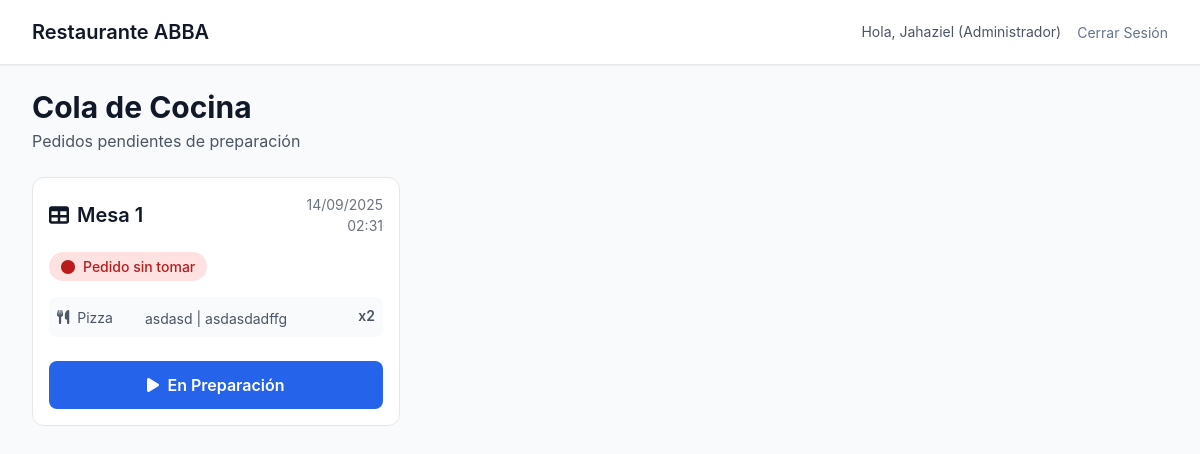
Before: /home/kitchen-queue/ (signed in) with the older database file.
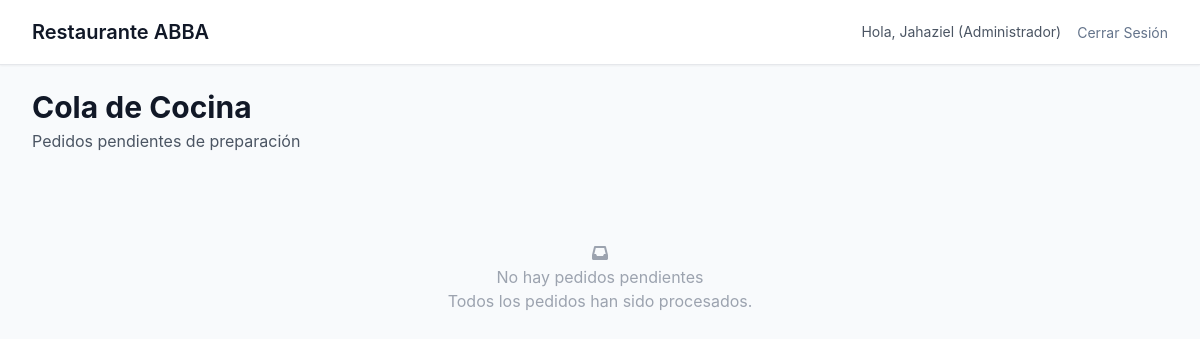
After: the same page with the newer database file.
### restaurant/models.py (models this page shows, shortened)
class Order(models.Model):
    table = models.ForeignKey(Table, verbose_name="Mesa", on_delete=models.CASCADE)
    waiter = models.ForeignKey(User, verbose_name="Garzón", on_delete=models.CASCADE)
    created_at = models.DateTimeField("Fecha y Hora", default=timezone.now, db_index=True)
    status = models.CharField("Estado", max_length=20, choices=[
        ('not_taken', 'Pedido sin tomar'),
        ('preparing', 'En preparación'),
        ('ready', 'Listo'),
        ('delivered', 'Entregado'),
    ], default='not_taken', db_index=True)
    notes = models.TextField("Notas", blank=True)
    class Meta:
        verbose_name = "Pedido"
        verbose_name_plural = "Pedidos"

class Table(models.Model):
    number = models.IntegerField("Número", unique=True)
    capacity = models.IntegerField("Capacidad", default=4)
    is_available = models.BooleanField("Disponible", default=True)
    class Meta:
        verbose_name = "Mesa"
        verbose_name_plural = "Mesas"

class MenuItem(models.Model):
    name = models.CharField("Nombre", max_length=100)
    description = models.TextField("Descripción", blank=True)
    price = models.DecimalField("Precio", max_digits=6, decimal_places=2)
    available = models.BooleanField("Disponible", default=True)
    class Meta:
        verbose_name = "Elemento del Menú"
        verbose_name_plural = "Elementos del Menú"

class OrderItem(models.Model):
    order = models.ForeignKey(Order, verbose_name="Pedido", related_name='items', on_delete=models.CASCADE)
    menu_item = models.ForeignKey(MenuItem, verbose_name="Elemento del Menú", on_delete=models.CASCADE)
    quantity = models.IntegerField("Cantidad", default=1)
    notes = models.TextField("Notas", blank=True)
    class Meta:
        verbose_name = "Artículo del Pedido"
        verbose_name_plural = "Artículos del Pedido"

### restaurant/views.py (the view)
# urls.py: path('kitchen-queue/', views.kitchen_queue, name='kitchen_queue'),
@login_required
def kitchen_queue(request):
    if request.user.userprofile.role not in ['cocinero', 'admin']:
        return redirect('home')
    orders = Order.objects.filter(status__in=['not_taken', 'preparing'])\
                         .prefetch_related('items')\
                         .order_by('created_at')
    for order in orders:
        grouped_items = defaultdict(lambda: {'menu_item': None, 'quantity': 0, 'notes': ''})
        for item in order.items.all():
            key = (item.menu_item.id, item.notes.strip())
            if grouped_items[key]['menu_item'] is None:
                grouped_items[key]['menu_item'] = item.menu_item
                grouped_items[key]['notes'] = item.notes.strip()
            grouped_items[key]['quantity'] += item.quantity
        order.grouped_items = list(grouped_items.values())
    return render(request, 'restaurant/kitchen_queue.html', {'orders': orders})

### restaurant/templates/restaurant/kitchen_queue.html (shortened to what this page needs)
{% extends "base.html" %}
{% block content %}
<div class="mb-8">
    <div class="flex justify-between items-center mb-6">
        <div>
            <h1 class="text-3xl font-bold text-gray-900">Cola de Cocina</h1>
            <p class="text-gray-600 mt-1">Pedidos pendientes de preparación</p>
        </div>
    </div>
    <div class="orders-grid">
        {% for order in orders %}
        <div class="order-card">
            <div class="order-header">
                <h2>
                    <i class="fas fa-table"></i> Mesa {{ order.table.number }}
                </h2>
                <div class="date">
                    <div>{{ order.created_at|date:"d/m/Y" }}</div>
                    <div>{{ order.created_at|time:"H:i" }}</div>
                </div>
            </div>
            <div class="status-badge {% if order.status == 'not_taken' %}red{% elif order.status == 'preparing' %}blue{% elif order.status == 'ready' %}green{% endif %}">
                <i class="fas fa-circle mr-2"></i> {{ order.get_status_display }}
            </div>
            <div class="items-list">
                {% for item in order.grouped_items %}
                <div class="item">
                    <div class="name">
                        <i class="fas fa-utensils"></i>
                        <div>{{ item.menu_item.name }}</div>
                        {% if item.notes %}
                        <div class="text-sm text-gray-600 mt-1 ml-6">{{ item.notes }}</div>
                        {% endif %}
                    </div>
                    <div class="quantity">x{{ item.quantity }}</div>
                </div>
                {% empty %}
                <p>No hay ítems en este pedido.</p>
                {% endfor %}
            </div>
            <div class="actions">
                {% if order.status == 'not_taken' %}
                <button
                    data-order-id="{{ order.id }}"
                    data-status="preparing"
                    onclick="updateStatus(this)"
                    class="btn btn-preparing"
                >
                    <i class="fas fa-play mr-2"></i>En Preparación
                </button>
                {% endif %}
            </div>
        </div>
        {% endfor %}
    </div>
    {% if not orders %}
    <div class="empty-state">
        <i class="fas fa-inbox"></i>
        <h2>No hay pedidos pendientes</h2>
        <p>Todos los pedidos han sido procesados.</p>
    </div>
    {% endif %}
</div>
{% endblock %}

Changed rows visible on the page:
no longer on this page (row edited): Order: table.number "1", created_at "14/09/2025", created_at "02:31", status "Pedido sin tomar"
no longer on this page (row unchanged): MenuItem: menu_item.name "Pizza", notes "asdasd | asdasdadffg", quantity "2"
Other visible differences:
text now shown: "No hay pedidos pendientes Todos los pedidos han sido procesados."
